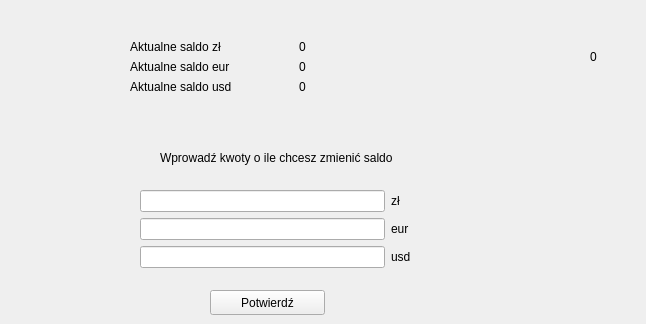
       <widget class="QWidget" name="page_13_edit_b_balance">
        <widget class="QPushButton" name="pushButton_edit_bal">
         <property name="geometry">
          <rect>
           <x>210</x>
           <y>290</y>
           <width>115</width>
           <height>25</height>
          </rect>
         </property>
         <property name="text">
          <string>Potwierdź</string>
         </property>
        </widget>
        <widget class="QLabel" name="label__edit_bal_id">
         <property name="geometry">
          <rect>
           <x>590</x>
           <y>50</y>
           <width>47</width>
           <height>13</height>
          </rect>
         </property>
         <property name="text">
          <string>0</string>
         </property>
        </widget>
        <widget class="QLabel" name="label_66">
         <property name="geometry">
          <rect>
           <x>160</x>
           <y>150</y>
           <width>271</width>
           <height>16</height>
          </rect>
         </property>
         <property name="text">
          <string>Wprowadź kwoty o ile chcesz zmienić saldo</string>
         </property>
        </widget>
        <widget class="QWidget" name="layoutWidget">
         <property name="geometry">
          <rect>
           <x>130</x>
           <y>40</y>
           <width>331</width>
           <height>53</height>
          </rect>
         </property>
         <layout class="QGridLayout" name="gridLayout_12">
          <item row="0" column="0">
           <widget class="QLabel" name="label_63">
            <property name="text">
             <string>Aktualne saldo zł</string>
            </property>
           </widget>
          </item>
          <item row="0" column="1">
           <widget class="QLabel" name="label_bal_zl">
            <property name="text">
             <string>0</string>
            </property>
           </widget>
          </item>
          <item row="1" column="0">
           <widget class="QLabel" name="label_64">
            <property name="text">
             <string>Aktualne saldo eur</string>
            </property>
           </widget>
          </item>
          <item row="1" column="1">
           <widget class="QLabel" name="label_bal_eu">
            <property name="text">
             <string>0</string>
            </property>
           </widget>
          </item>
          <item row="2" column="0">
           <widget class="QLabel" name="label_65">
            <property name="text">
             <string>Aktualne saldo usd</string>
            </property>
           </widget>
          </item>
          <item row="2" column="1">
           <widget class="QLabel" name="label_bal_d">
            <property name="text">
             <string>0</string>
            </property>
           </widget>
          </item>
         </layout>
        </widget>
        <widget class="QWidget" name="layoutWidget">
         <property name="geometry">
          <rect>
           <x>140</x>
           <y>190</y>
           <width>271</width>
           <height>80</height>
          </rect>
         </property>
         <layout class="QGridLayout" name="gridLayout_13">
          <item row="0" column="0">
           <widget class="QLineEdit" name="lineEdit_edit_bal_zl"/>
          </item>
          <item row="0" column="1">
           <widget class="QLabel" name="label_22">
            <property name="text">
             <string>zł</string>
            </property>
           </widget>
          </item>
          <item row="1" column="0">
           <widget class="QLineEdit" name="lineEdit_edit_bal_eu"/>
          </item>
          <item row="1" column="1">
           <widget class="QLabel" name="label_23">
            <property name="text">
             <string>eur</string>
            </property>
           </widget>
          </item>
          <item row="2" column="0">
           <widget class="QLineEdit" name="lineEdit_edit_bal_d"/>
          </item>
          <item row="2" column="1">
           <widget class="QLabel" name="label_25">
            <property name="text">
             <string>usd</string>
            </property>
           </widget>
          </item>
         </layout>
        </widget>
       </widget>
